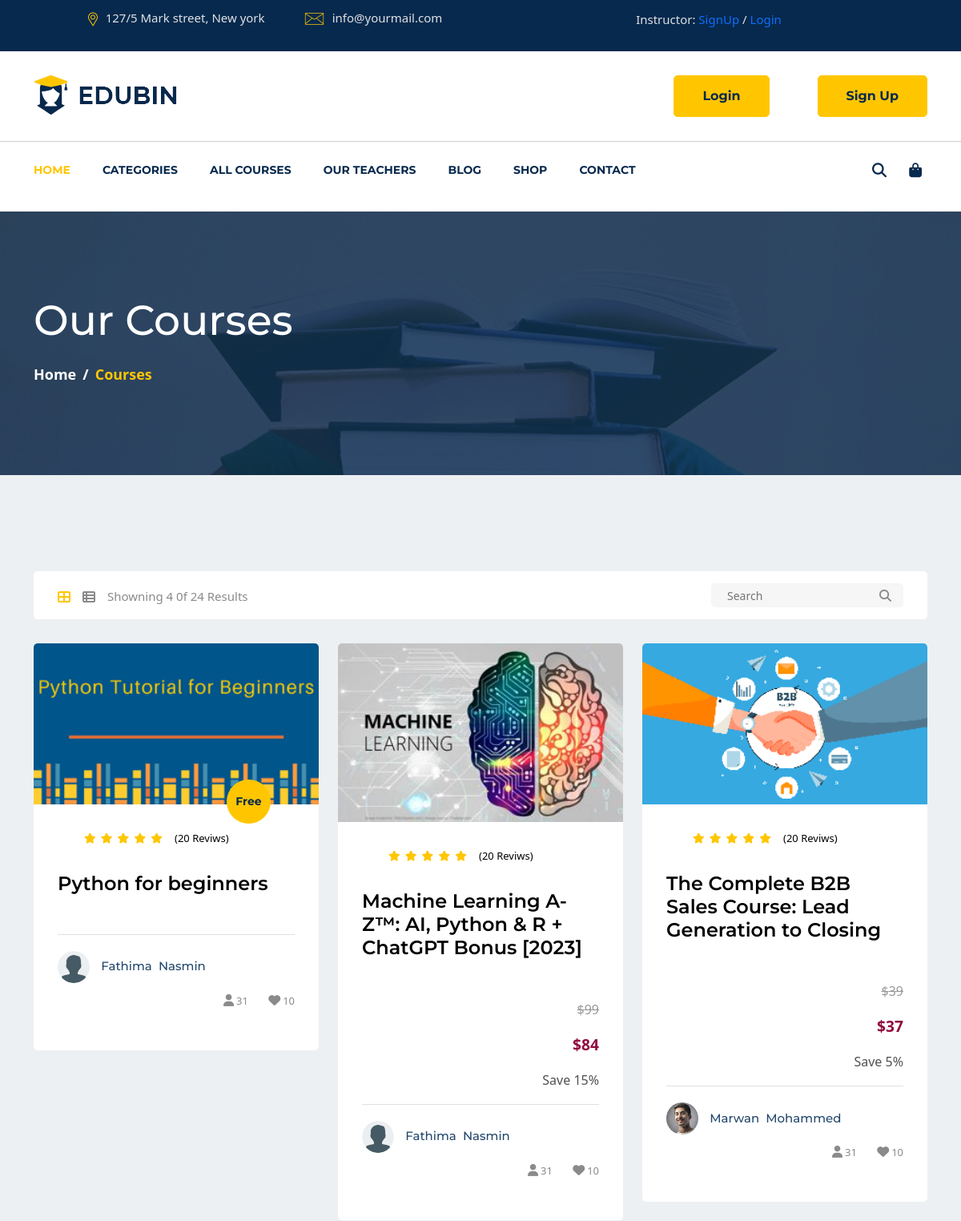
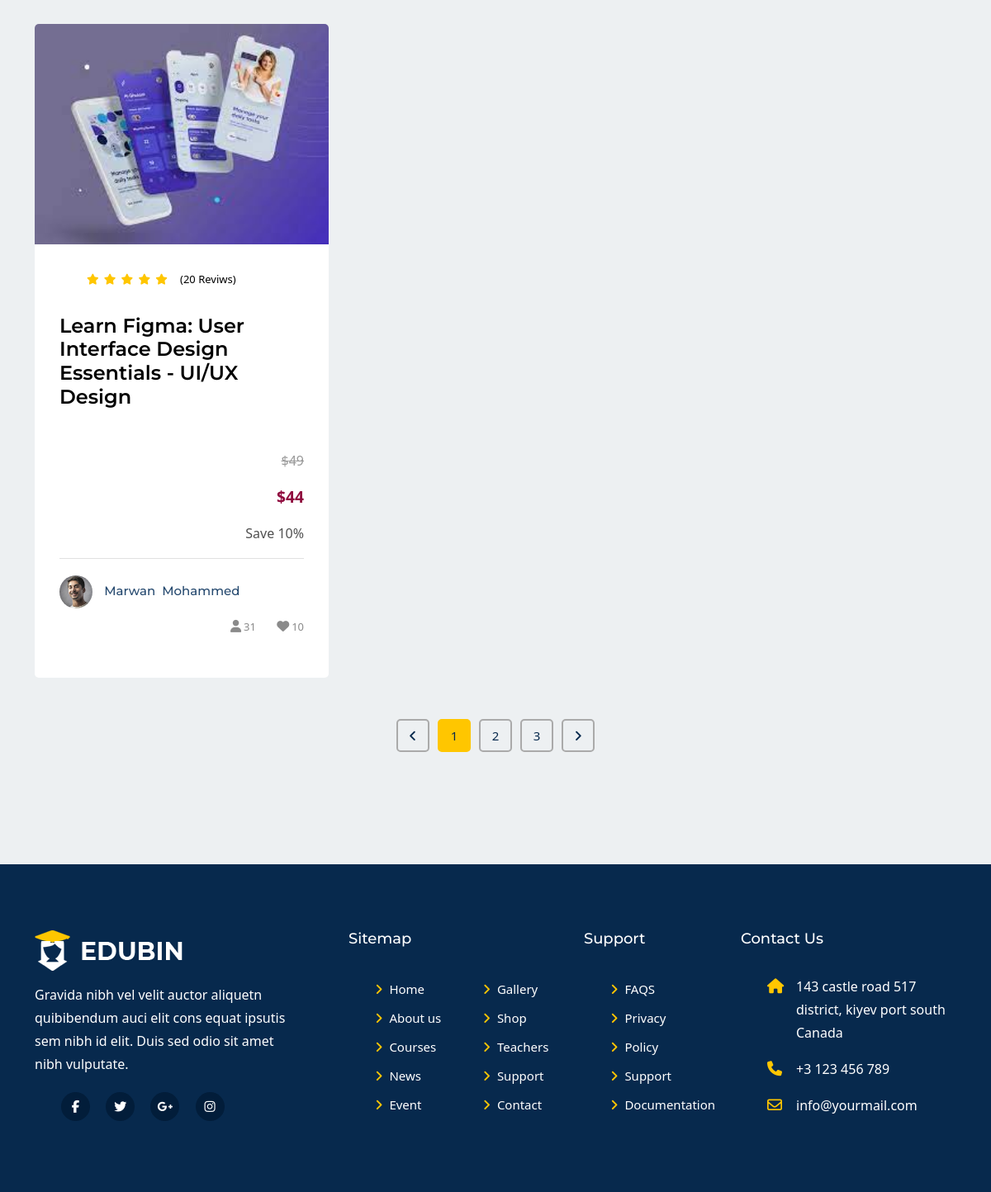
/course-lists/, run on the app's committed database (2 pictures, top to bottom).
### instructor/models.py (models this page shows, shortened)
class Course(models.Model):
    STATUS = (
        ('PUBLISH', 'PUBLISH'),
        ('DRAFT', 'DRAFT'),
    )
    title = models.CharField(max_length=300)
    description = models.TextField()
    created_at = models.DateField(auto_now_add=True)
    featured_image = models.ImageField(
        upload_to='course/featured_images/', null=True, blank=True)
    price = models.IntegerField(
        null=True, default=0, blank=True)
    discount = models.IntegerField(null=True, blank=True)
    slug = models.SlugField(unique=True, null=True,
                            blank=True, max_length=300)
    status = models.CharField(choices=STATUS, max_length=100, null=True)
    author = models.ForeignKey("user.Instructor", on_delete=models.CASCADE)
    category = models.ForeignKey(
        Category, on_delete=models.CASCADE)
    level = models.ForeignKey(Level, on_delete=models.CASCADE)

### user/models.py (models this page shows, shortened)
class Instructor(models.Model):
    instructor = models.OneToOneField(
        User, on_delete=models.CASCADE, primary_key=True)
    profile_image = models.ImageField(
        null=True, blank=True, upload_to="profile_pictures/instructor/")
    about_me = models.TextField(null=True, blank=True)
    designation = models.CharField(null=True, blank=True, max_length=100)
    @property
    def profile_image_url(self):
        if self.profile_image and hasattr(self.profile_image, 'url'):
            return self.profile_image.url
        else:
            return "/static/images/profile/user.png"

class User(AbstractUser):
    username = models.CharField(_("Username"), max_length=150)
    email = models.EmailField(_("email address"), unique=True)
    USERNAME_FIELD = "email"
    REQUIRED_FIELDS = []
    objects = CustomUserManager()

### lms_main/views.py (the view)
# urls.py: path('course-lists/', lms_main_view.course_lists, name='course-lists'),
def course_lists(request):
    categories = instructor_models.Category.objects.all()
    all_courses = models.Course.objects.filter(status='PUBLISH').all()
    context = {
        'categories': categories,
        'courses': all_courses,
    }
    return render(request, 'lms_main/course_lists.html', context)

### lms_main/templates/lms_main/course_lists.html (shortened to what this page needs)
{% extends 'lms_main/base.html' %}
{% load static %}
{% load course_tags %}
{% block navbar %}
{% include 'lms_main/components/navbar.html' %}
{% endblock %}
{% block main %}
<section id="page-banner" class="pt-105 pb-110 bg_cover" data-overlay="8"
    style="background-image: url('{% static 'images/page-banner-2.jpg' %}')">
    <div class="container">
        <div class="row">
            <div class="col-lg-12">
                <div class="page-banner-cont">
                    <h2>Our Courses</h2>
                    <nav aria-label="breadcrumb">
                        <ol class="breadcrumb">
                            <li class="breadcrumb-item"><a href="#">Home</a></li>
                            <li class="breadcrumb-item active" aria-current="page">Courses</li>
                        </ol>
                    </nav>
                </div>
            </div>
        </div>
    </div>
</section>
<section id="courses-part" class="pt-120 pb-120 gray-bg">
    <div class="container">
        <div class="row">
            <div class="col-lg-12">
                <div class="courses-top-search">
                    <ul class="nav float-left" id="myTab" role="tablist">
                        <li class="nav-item">
                            <a class="active" id="courses-grid-tab" data-toggle="tab" href="#courses-grid" role="tab"
                                aria-controls="courses-grid" aria-selected="true"><i class="fa fa-th-large"></i></a>
                        </li>
                        <li class="nav-item">
                            <a id="courses-list-tab" data-toggle="tab" href="#courses-list" role="tab"
                                aria-controls="courses-list" aria-selected="false"><i class="fa fa-th-list"></i></a>
                        </li>
                        <li class="nav-item">Showning 4 0f 24 Results</li>
                    </ul>
                    <div class="courses-search float-right">
                        <form action="{% url 'lms_main:search' %}" method="GET">
                            <input type="text" placeholder="Search" name="query" id="query">
                            <button type="submit"><i class="fa fa-search"></i></button>
                        </form>
                    </div>
                </div>
            </div>
        </div>
        <div class="tab-content" id="myTabContent">
            <div class="tab-pane fade show active" id="courses-grid" role="tabpanel" aria-labelledby="courses-grid-tab">
                <div class="row">
                    {% for course in courses %}
                    <div class="col-lg-4 col-md-6">
                        <div class="singel-course mt-30">
                            <div class="thum">
                                <div class="image">
                                    <img src="{{ course.featured_image.url }}" alt="Course">
                                </div>
                                <div class="price">
                                   {% if course.price == 0 %}
                                    <span>Free</span>
                                    {% endif %}
                                </div>
                            </div>
                            <div class="cont">
                                <ul>
                                    <li><i class="fa fa-star"></i></li>
                                    <li><i class="fa fa-star"></i></li>
                                    <li><i class="fa fa-star"></i></li>
                                    <li><i class="fa fa-star"></i></li>
                                    <li><i class="fa fa-star"></i></li>
                                </ul>
                                <span>(20 Reviws)</span>
                                <a href="{% url 'lms_main:single-course' course.slug %}">
                                    <h4>{{ course.title }}</h4>
                                </a>
                                {% if course.price != 0 %}
                                <div class="discount-container">
                                    <p class="old-price">&#36;{{ course.price }}</p>
                                    <p class="new-price">&#36;{% discount_calculation course.price course.discount %}</p>
                                    <p>Save {{course.discount}}%</p>
                                </div>
                                {% endif %}
                                <div class="course-teacher">
                                    <div class="thum">
                                        <a href="#"><img src="{{ course.author.profile_image_url }}" alt="Instructor" class="rounded-circle">
                                    </a>
                                    </div>
                                    <div class="name">
                                        <a href="#">
                                            <h6>{{ course.author.instructor.first_name }}&nbsp; {{ course.author.instructor.last_name }}</h6>
                                        </a>
                                    </div>
                                    <div class="admin">
                                        <ul>
                                            <li><a href="#"><i class="fa fa-user"></i><span>31</span></a></li>
                                            <li><a href="#"><i class="fa fa-heart"></i><span>10</span></a></li>
                                        </ul>
                                    </div>
                                </div>
                            </div>
                        </div>
                    </div>
                    {% endfor %}
                </div>
            </div>
        </div>
        <div class="row">
            <div class="col-lg-12">
                <nav class="courses-pagination mt-50">
                    <ul class="pagination justify-content-center">
                        <li class="page-item">
                            <a href="#" aria-label="Previous">
                                <i class="fa fa-angle-left"></i>
                            </a>
                        </li>
                        <li class="page-item"><a class="active" href="#">1</a></li>
                        <li class="page-item"><a href="#">2</a></li>
                        <li class="page-item"><a href="#">3</a></li>
                        <li class="page-item">
                            <a href="#" aria-label="Next">
                                <i class="fa fa-angle-right"></i>
                            </a>
                        </li>
                    </ul>
                </nav>
            </div>
        </div>
    </div>
</section>
{% include 'lms_main/components/footer.html' %}
{% endblock %}

### data on the page
Course: featured_image (picture), price "Free", title "Python for beginners", author.instructor.first_name "Fathima", author.instructor.last_name "Nasmin"
Course: featured_image (picture), title "Machine Learning A-Z™: AI, Python & R + ChatGPT Bonus [2023]", price "99", price+discount "84", discount "15", author.instructor.first_name "Fathima", author.instructor.last_name "Nasmin"
Course: featured_image (picture), title "The Complete B2B Sales Course: Lead Generation to Closing", price "39", price+discount "37", discount "5", author.profile_image_url (picture), author.instructor.first_name "Marwan", author.instructor.last_name "Mohammed"
Course: featured_image (picture), title "Learn Figma: User Interface Design Essentials - UI/UX Design", price "49", price+discount "44", discount "10", author.profile_image_url (picture), author.instructor.first_name "Marwan", author.instructor.last_name "Mohammed"
